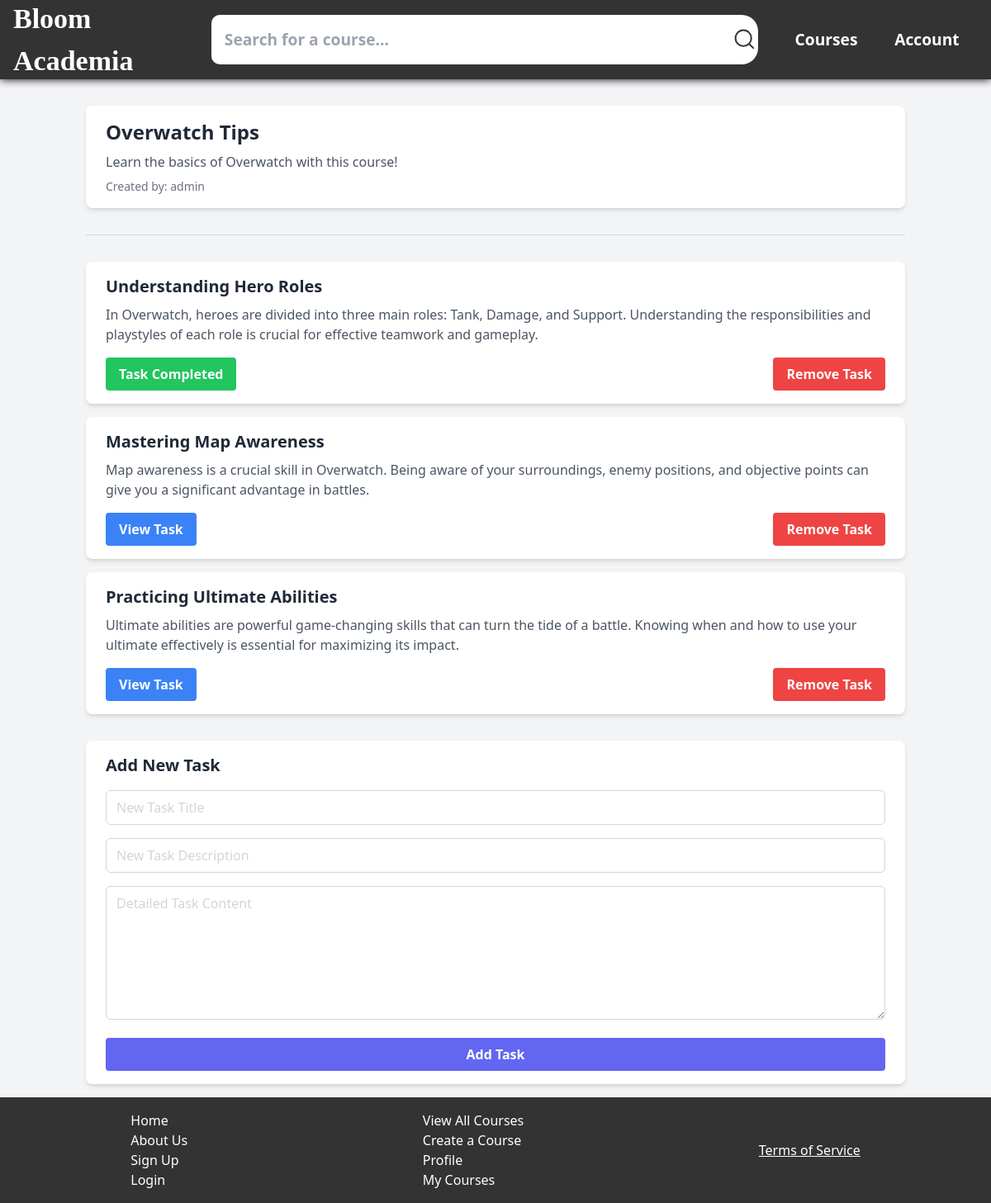
/courses/6 (signed in), run on the app's committed database.
### tables this page shows
CREATE TABLE courses (cid INTEGER PRIMARY KEY AUTOINCREMENT, cname TEXT, description TEXT, course_image BLOB, uid INTEGER REFERENCES users(uid));

CREATE TABLE users (uid INTEGER PRIMARY KEY AUTOINCREMENT, name TEXT NOT NULL, email TEXT UNIQUE, password TEXT NOT NULL, role TEXT DEFAULT 'User');

CREATE TABLE course_tasks (tid INTEGER PRIMARY KEY AUTOINCREMENT, cid INTEGER REFERENCES courses(cid), task_title TEXT, task_description TEXT, task_content TEXT, completed INTEGER);

### app.py (the view)
@app.route('/courses/<int:cid>')
def view_course(cid):
    if not session:
        return redirect(url_for('login'))
    try:
        with db.connect(db_path) as conn:
            user_id = session['user_id']
            name = session.get('name')
            course = db.get_course(conn, cid)
            tasks = db.get_tasks(conn, cid)
            title, description, img_data, cid, author_id = course
            course_creator = db.get_user_name(conn, author_id)  # New function to get user name
            if img_data:
                img_base64 = base64.b64encode(img_data).decode('utf-8')
            else:
                img_base64 = None
            isAuthor = session.get('role') in ["Author", "Admin"]
            completed_tasks = db.get_completed_tasks(conn, user_id, cid)
            return render_template('/course-pages/course.html',
                                   title=title,
                                   description=description,
                                   img_base64=img_base64,
                                   cid=cid,
                                   tasks=tasks,
                                   isAuthor=isAuthor,
                                   name=name,
                                   course_creator=course_creator,
                                   completed_tasks=completed_tasks)
    except db.DatabaseError as db_err:
        return render_template('error.html', error_type="Database Error", error_title="Database Error", error_subtitle=str(db_err), name=name)
    except Exception as e:
        return render_template('error.html', error_type="Internal Server Error", error_title="Sorry, something went wrong.", error_subtitle=str(e), name=name)

### modules/db_functions.py (called while the page is built)
def connect(db_path):
    return sqlite3.connect(db_path)

def get_course(conn, cid):
    c = conn.cursor()
    c.execute("SELECT cname, description, course_image, cid, uid FROM courses WHERE cid = ?", (cid,))
    return c.fetchone()

def get_tasks(conn, cid):
    c = conn.cursor()
    c.execute("SELECT tid, task_title, task_description FROM course_tasks WHERE cid = ?", (cid,))
    return c.fetchall()

def get_user_name(conn, user_id):
    c = conn.cursor()
    c.execute("SELECT name FROM users WHERE uid = ?", (user_id,))
    result = c.fetchone()
    return result[0] if result else "Unknown"

def get_completed_tasks(conn, user_id, course_id):
    c = conn.cursor()
    c.execute('''
    SELECT task_id FROM completed_tasks
    WHERE user_id = ? AND course_id = ?
    ''', (user_id, course_id))
    return [row[0] for row in c.fetchall()]

### templates/course-pages/course.html (shortened to what this page needs)
<!DOCTYPE html>
<html lang="en">
<head>
    <link rel="stylesheet" href="{{ url_for('static', filename='css/style.css') }}">
    <script src="https://cdn.tailwindcss.com"></script>
</head>
<body class="bg-gray-100 font-sans">
    <header>
        <a href="{{ url_for('home') }}"><h1>Bloom Academia</h1></a>
        <nav>
            <form id="search-bar" class="nav-item" method="POST" action="{{ url_for('search_course') }}">
                <input id="search-bar-input" class="text-black" type="text" name="search-bar-input" placeholder="Search for a course...">
                <button id="search-bar-btn" type="submit" name="search-bar-btn">
                </button>
            </form>
            <a class="nav-item" href="{{ url_for('list_courses') }}">Courses</a>
            {% if name %}
                <a class="nav-item" href="{{ url_for('profile') }}">Account</a>
            {% else %}
                <a class="nav-item" href="{{ 'login' }}">Login</a>
            {% endif %}
        </nav>
    </header>
    <main class="container mx-auto px-4 py-8">
        <div class="bg-white shadow-md rounded-lg overflow-hidden">
            <div class="px-6 py-4">
                <h2 class="text-2xl font-bold text-gray-800 mb-2">{{ title }}</h2>
                <p class="text-gray-600 mb-2">{{ description }}</p>
                <p class="text-sm text-gray-500">Created by: {{ course_creator }}</p>
            </div>
        </div>
        <hr class="my-8 border-t border-gray-300">
        <ul class="space-y-4">
            {% for task in tasks %}
            <li class="bg-white shadow-md rounded-lg overflow-hidden">
                <div class="px-6 py-4">
                    <h3 class="text-xl font-semibold text-gray-800 mb-2">{{ task[1] }}</h3>
                    <p class="text-gray-600 mb-4">{{ task[2] }}</p>
                    <div class="flex justify-between items-center">
                        <a href="{{ url_for('view_task', cid=cid, tid=task[0]) }}"
                           class="{% if task[0] in completed_tasks %}bg-green-500 hover:bg-green-600{% else %}bg-blue-500 hover:bg-blue-600{% endif %} text-white font-bold py-2 px-4 rounded">
                            {% if task[0] in completed_tasks %}
                                Task Completed
                            {% else %}
                                View Task
                            {% endif %}
                        </a>
                        {% if isAuthor %}
                            <form action="{{ url_for('remove_task', cid=cid, tid=task[0]) }}" method="post">
                                <button type="submit" class="bg-red-500 hover:bg-red-600 text-white font-bold py-2 px-4 rounded">
                                    Remove Task
                                </button>
                            </form>
                        {% endif %}
                    </div>
                </div>
            </li>
            {% endfor %}
        </ul>
        {% if isAuthor %}
        <div class="mt-8 bg-white shadow-md rounded-lg overflow-hidden">
            <form class="px-6 py-4" action="{{ url_for('add_task', cid=cid) }}" method="post">
                <h3 class="text-xl font-semibold text-gray-800 mb-4">Add New Task</h3>
                <div class="space-y-4">
                    <input type="text" name="task_title" placeholder="New Task Title" required
                           class="w-full px-3 py-2 placeholder-gray-300 border border-gray-300 rounded-md focus:outline-none focus:ring focus:ring-indigo-100 focus:border-indigo-300">
                    <input type="text" name="task_description" placeholder="New Task Description" required
                           class="w-full px-3 py-2 placeholder-gray-300 border border-gray-300 rounded-md focus:outline-none focus:ring focus:ring-indigo-100 focus:border-indigo-300">
                    <textarea name="task_content" placeholder="Detailed Task Content" required
                              class="w-full px-3 py-2 placeholder-gray-300 border border-gray-300 rounded-md focus:outline-none focus:ring focus:ring-indigo-100 focus:border-indigo-300"
                              rows="6"></textarea>
                    <button type="submit" class="w-full bg-indigo-500 hover:bg-indigo-600 text-white font-bold py-2 px-4 rounded">
                        Add Task
                    </button>
                </div>
            </form>
        </div>
        <form class="mt-4" action="{{ url_for('delete_course', cid=cid) }}" method="post">
            <button type="submit" class="bg-red-500 hover:bg-red-600 text-white font-bold py-2 px-4 rounded">
            </button>
        </form>
        {% endif %}
        <a href="{{ url_for('list_courses') }}" class="inline-block mt-8 text-indigo-600 hover:text-indigo-800">
        </a>
    </main>
    <footer class="w-full absolute bottom-0">
        <li id="footer-l1" class="footer-item">
            <a href="{{ url_for('home') }}">Home</a>
            <a href="{{ url_for('about') }}">About Us</a>
            <a href="{{ url_for('register') }}">Sign Up</a>
            <a href="{{ url_for('login') }}">Login</a>
        </li>
        <li id="footer-l2" class="footer-item">
            <a href="#">View All Courses</a>
            <a href="{{ url_for('create_course') }}">Create a Course</a>
            <a href="{{ url_for('profile') }}">Profile</a>
            <a href="{{ url_for('profile') }}">My Courses</a>
        </li>
        <li id="footer-l4" class="footer-item">
            <button id="tos-btn" onclick="showTOS()">Terms of Service</button>
        </li>
    </footer>
</body>
</html>

### static/css/style.css (style rules this page uses)
* { padding: 0; margin: 0; box-sizing: border-box; }
a { text-decoration: none; }
html, body { height: 100%; width: 100%; }
body { background-color: var(--bg); color: var(--text); background-image: url("root/static/images/wave-haikei.png"); color: #020113; font-family: 'Segoe UI', Tahoma, Geneva, Verdana, sans-serif; }
p { color: black; }
header { height: 10%; width: 100%; display: flex; align-items: center; justify-content: space-around; padding: 3rem 1rem; box-shadow: 0 0 10px 0 black; background-color: #333333; }
header h1 { font-size: 2.125rem !important; font-weight: 600 !important; }
nav { display: flex; flex-direction: row; align-items: center; justify-content: space-evenly; }
nav a { color: var(--secondary); }
nav .nav-item { margin: 0 1.4rem; color: white; font-weight: bold; font-size: larger; }
#search-bar { display: flex; flex-direction: row; }
#search-bar-input { padding: 1rem; padding-right: 20rem; border: none; border-radius: 10px 0 0 10px; background-color: #ffffff; }
#search-bar-btn { display: flex; align-items: center; border: none; border-radius: 0 20px 20px 0; background-color: #ffffff; transition: 0.5s; cursor: pointer; }
h1 { color: white; font-family: ui-monospace; }
ul { list-style-type: none; justify-content: space-around; }
footer { display: flex; align-items: center; justify-content: space-around; padding: 1rem; background-color: #333333; color: white; }
footer .footer-item { display: flex; flex-direction: column; }
footer .footer-item a { color: white; }
#tos-btn { border: none; background: none; color: white; text-decoration: underline; cursor: pointer; }

### data on the page
courses: cname "Overwatch Tips", description "Learn the basics of Overwatch with this course!"
users: name "admin"
course_tasks: task_title "Understanding Hero Roles", task_description "In Overwatch, heroes are divided into three main roles: Tank, Damage, and Support. Understanding the responsibilities and playstyles of each role is crucial for effective teamwork and gameplay.", shows "Task Completed"
course_tasks: task_title "Mastering Map Awareness", task_description "Map awareness is a crucial skill in Overwatch. Being aware of your surroundings, enemy positions, and objective points can give you a significant advantage in battles.", shows "View Task"
course_tasks: task_title "Practicing Ultimate Abilities", task_description "Ultimate abilities are powerful game-changing skills that can turn the tide of a battle. Knowing when and how to use your ultimate effectively is essential for maximizing its impact.", shows "View Task"
